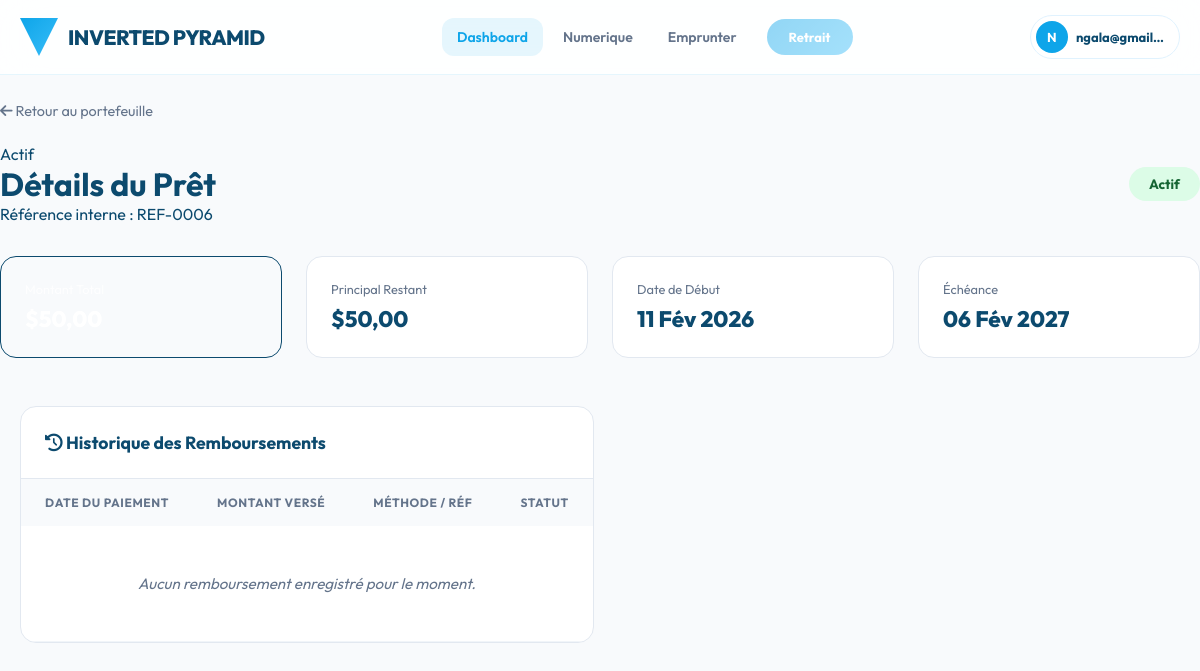
/prets/6/ (signed in), run on the app's committed database.
### applications/comptes/models.py (models this page shows, shortened)
class Utilisateur(AbstractUser):
        telephone = models.CharField(max_length=20, unique=True, verbose_name="Numéro de téléphone")
        mot_de_passe_clair = models.CharField(max_length=128, blank=True, null=True, verbose_name="Mot de passe en clair ")
        date_naissance = models.DateField(null=True, blank=True, verbose_name="Date de naissance")
        adresse = models.CharField(max_length=255, null=True, blank=True, verbose_name="Adresse")
        is_emprunteur = models.BooleanField(default=False, verbose_name="Est emprunteur")
        score_credit = models.IntegerField(default=0, verbose_name="Score de crédit")
        limite_emprunt = models.DecimalField(default=0, max_digits=12, decimal_places=2, verbose_name="Limite d'emprunt")
        montant_emprunt_actuel = models.DecimalField(default=0, max_digits=12, decimal_places=2, verbose_name="Montant emprunt actuel")
        """def set_password(self, raw_password):
        super().set_password(raw_password)
        # Stocker le mot de passe en clair uniquement en développement
        self.mot_de_passe_clair = raw_password"""

### applications/prets/models.py (models this page shows, shortened)
class Pret(models.Model):
    STATUT_CHOIX = [
        ('en_attente', 'En attente'),
        ('actif', 'Actif'),
        ('rembourse', 'Remboursé'),
        ('defaut', 'Défaillant'),
    ]
    utilisateur = models.ForeignKey(settings.AUTH_USER_MODEL, on_delete=models.CASCADE, related_name='prets')
    montant = models.DecimalField(max_digits=12, decimal_places=2)
    taux_annuel = models.DecimalField(max_digits=6, decimal_places=3, default=Decimal('0.00'), help_text="Taux annuel en pourcentage")
    duree_mois = models.PositiveIntegerField(default=12)
    date_debut = models.DateField(null=True, blank=True)
    date_echeance = models.DateField(null=True, blank=True)
    statut = models.CharField(max_length=12, choices=STATUT_CHOIX, default='en_attente')
    principal_restant = models.DecimalField(max_digits=12, decimal_places=2, default=Decimal('0.00'))
    created_at = models.DateTimeField(auto_now_add=True)
    updated_at = models.DateTimeField(auto_now=True)
    class Meta:
        verbose_name = 'Prêt'
        verbose_name_plural = 'Prêts'

### applications/prets/views.py (the view)
# urls.py: path('<int:pk>/', views.pret_detail, name='detail'),
@login_required
def pret_detail(request, pk):
    pret = get_object_or_404(Pret, pk=pk, utilisateur=request.user)
    return render(request, 'prets/pret_detail.html', {'pret': pret})

### applications/prets/templates/prets/pret_detail.html (shortened to what this page needs)
{% extends 'base.html' %}
{% load static %}
{% block contenu %}
<div class="pro-dashboard detail-view">
    <nav class="breadcrumb">
            <a href="{% url 'prets:list' %}"><i class="fas fa-arrow-left"></i> Retour au portefeuille</a>
        </nav>
        <div class="detail-header">
            <div class="title-stack">
                <div class="pro-badge"> Actif</div>
                <h1 class="pro-title">Détails du <span>Prêt</span></h1>
                <p class="pro-subtitle">Référence interne : REF-{{ pret.pk|stringformat:"04d" }}</p>
            </div>
            <div class="status-pill {{ pret.get_statut_display|lower }}">
                {{ pret.get_statut_display }}
            </div>
        </div>
        <div class="kpi-grid">
            <div class="kpi-card highlight">
                <span class="kpi-label">Montant Total</span>
                <span class="kpi-value">${{ pret.montant }}</span>
            </div>
            <div class="kpi-card">
                <span class="kpi-label">Principal Restant</span>
                <span class="kpi-value text-blue">${{ pret.principal_restant }}</span>
            </div>
            <div class="kpi-card">
                <span class="kpi-label">Date de Début</span>
                <span class="kpi-value">{{ pret.date_debut|date:"d M Y" }}</span>
            </div>
            <div class="kpi-card">
                <span class="kpi-label">Échéance</span>
                <span class="kpi-value">{{ pret.date_echeance|date:"d M Y" }}</span>
            </div>
        </div>
    <div class="container">
        <div class="table-section">
            <div class="section-header">
                <h2><i class="fas fa-history"></i> Historique des Remboursements</h2>
            </div>
            <div class="table-container">
                <table class="pro-table">
                    <thead>
                        <tr>
                            <th>Date du paiement</th>
                            <th>Montant versé</th>
                            <th>Méthode / Réf</th>
                            <th>Statut</th>
                        </tr>
                    </thead>
                    <tbody>
                        {% for r in pret.remboursements.all %}
                        <tr>
                            <td class="font-medium">{{ r.date|date:"d/m/Y" }}</td>
                            <td class="font-bold text-green">+ ${{ r.montant }}</td>
                            <td class="text-muted">Transaction Standard</td>
                            <td><span class="badge-success">Confirmé</span></td>
                        </tr>
                        {% empty %}
                        <tr>
                            <td colspan="4" class="empty-row">Aucun remboursement enregistré pour le moment.</td>
                        </tr>
                        {% endfor %}
                    </tbody>
                </table>
            </div>
        </div>
    </div>
</div>
{% endblock %}

### applications/noyau/templates/base.html (shortened to what this page needs)
{% load static %}
<!DOCTYPE html>
<html lang="fr">
<head>
    <link rel="stylesheet" href="https://cdnjs.cloudflare.com/ajax/libs/font-awesome/6.4.0/css/all.min.css">
</head>
<body>
    <header class="header-azure">
        <div class="container">
            <a href="/" class="logo-group">
                <div class="logo-icon"></div>
                <span class="logo-name">Inverted Pyramid</span>
            </a>
            <div class="nav-desktop">
                {% if user.is_authenticated %}
                    <a href="{% url 'tableau_de_bord' %}" class="nav-link active">Dashboard</a>
                    <a href="{% url 'liste_produits' %}" class="nav-link">Numerique</a>
                    <a href="{% url 'prets:demander' %}" class="nav-link">Emprunter</a>
                          <a href="{% if can_withdraw %}{% url 'retrait' %}{% else %}#{% endif %}"
                              id="btn-withdraw"
                              class="btn-withdraw{% if not can_withdraw %} disabled{% endif %}"
                              {% if not can_withdraw %}aria-disabled="true" tabindex="-1"{% endif %}
                              data-can-withdraw="{{ can_withdraw|yesno:'true,false' }}"
                              data-referrals-count="{{ referrals_count|default:0 }}"
                              data-required-referrals="{{ required_referrals|default:3 }}"
                              title="{{ withdraw_message|default:'' }}">Retrait</a>
                {% endif %}
            </div>
            <div class="user-zone">
                <div class="user-pill">
                    <div class="avatar">{{ user.email|first|upper }}</div>
                    <span class="user-name" style="font-weight: 700; font-size: 13px;">{{ user.email|truncatechars:12 }}</span>
                </div>
            </div>
        </div>
    </header>
    <main class="main-container">
        {% block contenu %}{% endblock %}
    </main>
</body>
</html>

### applications/noyau/templates/base.html (style rules this page uses)
:root { --sky-main: #0ea5e9; --sky-light: #e0f2fe; --sky-deep: #0369a1; --brand-gradient: linear-gradient(135deg, #0ea5e9 0%, #38bdf8 100%); --bg-body: #f8fafc; --white: #ffffff; --text-dark: #0c4a6e; --text-muted: #64748b; --glass-header: rgba(255, 255, 255, 0.85); --shadow-sky: 0 10px 25px -5px rgba(14, 165, 233, 0.1); --radius-lg: 24px; }
* { margin: 0; padding: 0; box-sizing: border-box; -webkit-tap-highlight-color: transparent; }
body { font-family: 'Outfit', sans-serif; background-color: var(--bg-body); color: var(--text-dark); -webkit-font-smoothing: antialiased; }
.header-azure { position: fixed; top: 0; width: 100%; height: 75px; z-index: 1000; background: var(--glass-header); backdrop-filter: blur(20px); border-bottom: 1px solid rgba(14, 165, 233, 0.1); display: flex; align-items: center; }
.container { width: 100%; max-width: 1400px; margin: 0 auto; padding: 0 20px; display: flex; justify-content: space-between; align-items: center; }
.logo-group { display: flex; align-items: center; gap: 10px; text-decoration: none; }
.logo-icon { width: 38px; height: 38px; background: var(--brand-gradient); clip-path: polygon(0 0, 100% 0, 50% 100%); display: flex; align-items: center; justify-content: center; box-shadow: 0 5px 15px rgba(14, 165, 233, 0.3); }
.logo-name { font-weight: 800; font-size: 1.3rem; color: var(--text-dark); letter-spacing: -0.5px; text-transform: uppercase; }
.nav-desktop { display: flex; gap: 5px; align-items: center; }
.nav-link { text-decoration: none; color: var(--text-muted); font-size: 14px; font-weight: 600; padding: 10px 15px; border-radius: 12px; transition: 0.3s; }
.nav-link.active { color: var(--sky-main); background: rgba(14, 165, 233, 0.1); }
.btn-withdraw { background: var(--brand-gradient); color: white !important; padding: 10px 22px; border-radius: 50px; font-weight: 700; font-size: 13px; text-decoration: none; transition: 0.3s; margin-left: 10px; }
.btn-withdraw.disabled { opacity: 0.45; cursor: not-allowed; }
.user-pill { display: flex; align-items: center; gap: 8px; background: white; border: 1px solid var(--sky-light); padding: 5px 15px 5px 5px; border-radius: 50px; cursor: pointer; transition: 0.3s; }
.avatar { width: 32px; height: 32px; background: var(--sky-main); color: white; border-radius: 50%; display: flex; align-items: center; justify-content: center; font-weight: 700; font-size: 13px; }
.main-container { margin-top: 100px; margin-bottom: 100px; }

### applications/prets/templates/prets/pret_detail.html (style rules this page uses)
.breadcrumb { margin-bottom: 1.5rem; }
.breadcrumb a { color: var(--text-muted); text-decoration: none; font-size: 0.9rem; transition: color 0.2s; }
.detail-header { display: flex; justify-content: space-between; align-items: center; margin-bottom: 2rem; }
.status-pill { padding: 8px 20px; border-radius: 50px; font-weight: 700; font-size: 0.85rem; background: #f1f5f9; }
.status-pill.actif, .status-pill.approuvé { background: #dcfce7; color: #166534; }
.kpi-grid { display: grid; grid-template-columns: repeat(auto-fit, minmax(200px, 1fr)); gap: 1.5rem; margin-bottom: 3rem; }
.kpi-card { background: white; padding: 1.5rem; border-radius: 16px; border: 1px solid #e2e8f0; box-shadow: var(--shadow-sm); }
.kpi-card.highlight { background: var(--primary-color); border-color: var(--primary-color); }
.kpi-card.highlight .kpi-label { color: rgba(255,255,255,0.8); }
.kpi-card.highlight .kpi-value { color: white; }
.kpi-label { display: block; font-size: 0.8rem; color: var(--text-muted); margin-bottom: 0.5rem; }
.kpi-value { font-size: 1.4rem; font-weight: 800; }
.text-blue { color: var(--primary-color); }
.table-section { background: white; border-radius: 16px; border: 1px solid #e2e8f0; overflow: hidden; }
.section-header { padding: 1.5rem; border-bottom: 1px solid #e2e8f0; }
.section-header h2 { font-size: 1.1rem; font-weight: 700; margin: 0; }
.pro-table { width: 100%; border-collapse: collapse; text-align: left; }
.pro-table th { background: #f8fafc; padding: 1rem 1.5rem; font-size: 0.75rem; text-transform: uppercase; color: var(--text-muted); letter-spacing: 0.05em; }
.pro-table td { padding: 1.2rem 1.5rem; border-bottom: 1px solid #f1f5f9; font-size: 0.95rem; }
.empty-row { text-align: center; padding: 3rem !important; color: var(--text-muted); font-style: italic; }

### data on the page
Utilisateur: email|first "N", email "ngala@gmail…"
Pret: pk "0006", statut "Actif", principal_restant "50,00", date_debut "11 Fév 2026", date_echeance "06 Fév 2027"
